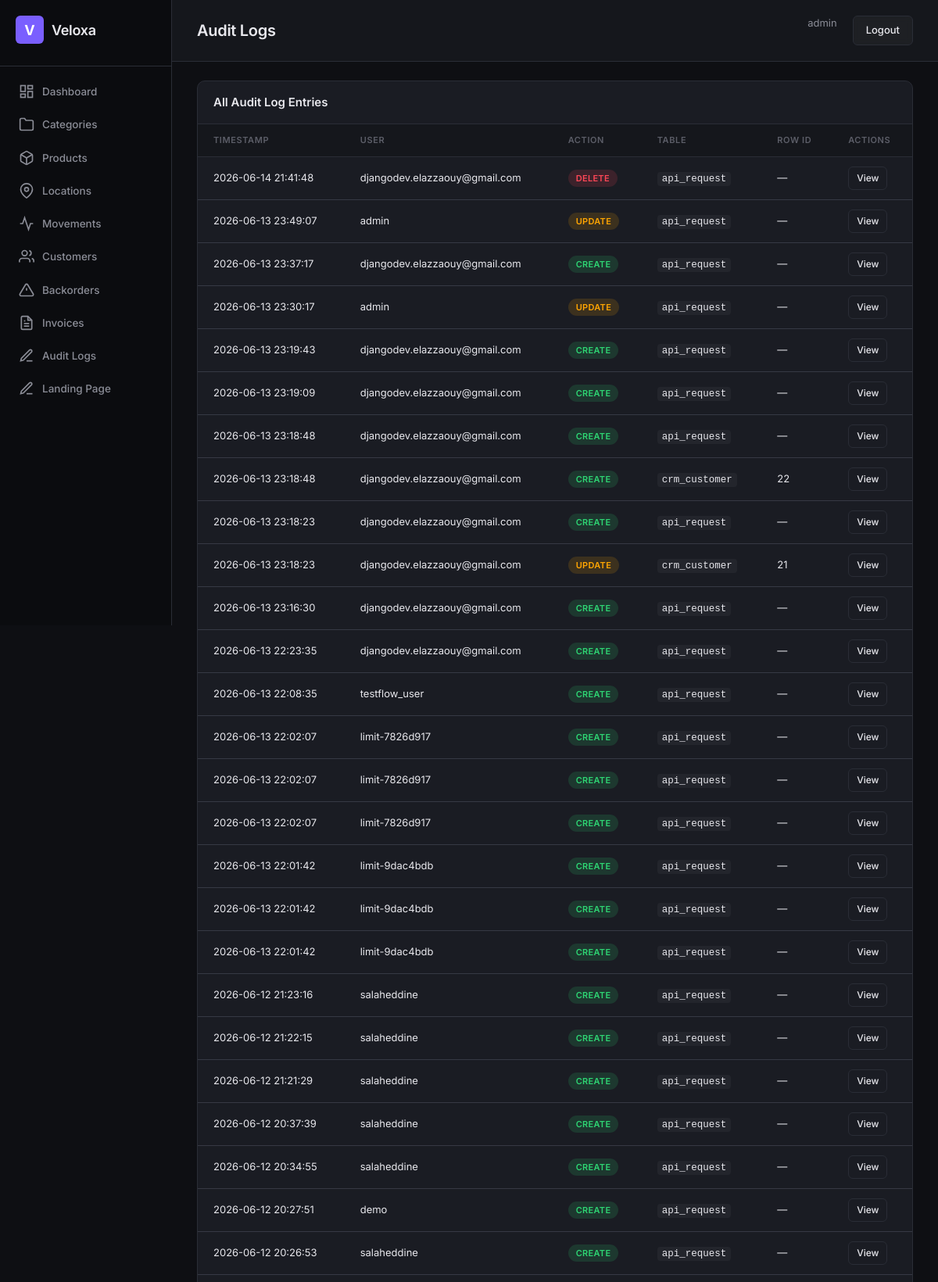
Page /audit-logs/ (signed in, upper part) on the committed database.
### apps/accounts/models.py (models this page shows, shortened)
class User(AbstractUser):
    objects = TenantAwareUserManager()
    ROLE_CHOICES = [
        ("super_admin", "Super Admin"),
        ("warehouse_manager", "Warehouse Manager"),
        ("auditor", "Auditor"),
        ("viewer", "Read-Only Viewer"),
    ]
    role = models.CharField(max_length=32, choices=ROLE_CHOICES, default="viewer")
    phone = models.CharField(max_length=20, blank=True)
    tenant = models.ForeignKey(
        "tenants.Tenant", on_delete=models.CASCADE,
        null=True, blank=True, related_name="users",
    )
    class Meta:
        db_table = "accounts_user"
        verbose_name = "User"
        verbose_name_plural = "Users"

### apps/audit/models.py (models this page shows, shortened)
class AuditLog(models.Model):
    class Action(models.TextChoices):
        CREATE = "create"
        UPDATE = "update"
        DELETE = "delete"
        READ_PII = "read_pii"
    timestamp = models.DateTimeField(auto_now_add=True, db_index=True)
    user = models.ForeignKey(get_user_model(), on_delete=models.SET_NULL, null=True)
    action = models.CharField(max_length=16, choices=Action.choices)
    table_name = models.CharField(max_length=64)
    row_id = models.IntegerField(null=True)
    changes = models.JSONField(null=True, blank=True)
    ip_address = models.GenericIPAddressField(null=True, blank=True)
    user_agent = models.CharField(max_length=255, blank=True)
    tenant = models.ForeignKey(
        "tenants.Tenant", on_delete=models.CASCADE,
        null=True, blank=True, related_name="%(class)s_set",
    )
    objects = TenantAwareManager()
    class Meta:
        db_table = "audit_auditlog"
        ordering = ["-timestamp"]
        permissions = [
            ("run_reconciliation", "Can run reconciliation"),
        ]

### config/views.py (the view)
# urls.py: path("audit-logs/", views.audit_log_list, name="audit-log-list"),
@login_required
def audit_log_list(request):
    return render(request, "audit_logs.html", {"audit_logs": AuditLog.objects.select_related("user").all()[:100]})

### apps/accounts/models.py (called while the page is built)
    def get_queryset(self):
        from apps.tenants.utils import get_current_tenant_id
        qs = super().get_queryset()
        tenant_id = get_current_tenant_id()
        if tenant_id is not None:
            return qs.filter(tenant_id=tenant_id)
        return qs

### apps/tenants/managers.py (called while the page is built)
    def get_queryset(self):
        qs = super().get_queryset()
        tenant_id = get_current_tenant_id()
        if tenant_id is not None:
            return qs.filter(tenant_id=tenant_id)
        return qs

### apps/tenants/utils.py (called while the page is built)
def set_current_tenant(tenant):
    _thread_local.tenant = tenant

def get_current_tenant():
    return getattr(_thread_local, "tenant", None)

def get_current_tenant_id():
    tenant = get_current_tenant()
    return tenant.id if tenant else None

### templates/audit_logs.html
{% extends 'base.html' %}{% block title %}Audit Logs — Veloxa Warehouse{% endblock %}{% block page_title %}Audit Logs{% endblock %}{% block active %}audit{% endblock %}
{% block content %}
<div class="card"><div class="card-header"><h2>All Audit Log Entries</h2></div><div class="card-body">
<table class="table"><thead><tr><th>Timestamp</th><th>User</th><th>Action</th><th>Table</th><th>Row ID</th><th class="actions-cell">Actions</th></tr></thead>
<tbody>{% for log in audit_logs %}<tr><td>{{ log.timestamp|date:"Y-m-d H:i:s" }}</td><td>{{ log.user.username|default:"—" }}</td><td>{% if log.action == 'create' %}<span class="badge badge-success">CREATE</span>{% elif log.action == 'update' %}<span class="badge badge-warning">UPDATE</span>{% elif log.action == 'delete' %}<span class="badge badge-danger">DELETE</span>{% else %}<span class="badge badge-info">READ_PII</span>{% endif %}</td><td><code>{{ log.table_name }}</code></td><td>{{ log.row_id|default:"—" }}</td><td class="actions-cell"><a href="{% url 'audit-log-detail' pk=log.pk %}" class="btn btn-sm">View</a></td></tr>{% empty %}<tr><td colspan="6" class="empty">No audit logs.</td></tr>{% endfor %}</tbody></table></div></div>
{% endblock %}

### templates/base.html (shortened to what this page needs)
{% load static %}
<!DOCTYPE html>
<html lang="en">
<head>
  <link rel="stylesheet" href="{% static 'css/style.css' %}">
</head>
<body>
  <div class="layout">
    <aside class="sidebar">
      <div class="sidebar-brand">
        <div class="brand-icon">V</div>
        <span class="brand-text">Veloxa</span>
      </div>
      <nav class="sidebar-nav">
        <a href="{% url 'dashboard' %}" class="nav-item {% if active == 'dashboard' %}active{% endif %}">
          <svg width="20" height="20" viewBox="0 0 24 24" fill="none" stroke="currentColor" stroke-width="2"><rect x="3" y="3" width="7" height="9"/><rect x="14" y="3" width="7" height="5"/><rect x="14" y="12" width="7" height="9"/><rect x="3" y="16" width="7" height="5"/></svg>
          Dashboard
        </a>
        <a href="{% url 'category-list' %}" class="nav-item {% if active == 'categories' %}active{% endif %}">
          <svg width="20" height="20" viewBox="0 0 24 24" fill="none" stroke="currentColor" stroke-width="2"><path d="M22 19a2 2 0 0 1-2 2H4a2 2 0 0 1-2-2V5a2 2 0 0 1 2-2h5l2 3h9a2 2 0 0 1 2 2z"/></svg>
          Categories
        </a>
        <a href="{% url 'product-list' %}" class="nav-item {% if active == 'products' %}active{% endif %}">
          Products
        </a>
        <a href="{% url 'location-list' %}" class="nav-item {% if active == 'locations' %}active{% endif %}">
          <svg width="20" height="20" viewBox="0 0 24 24" fill="none" stroke="currentColor" stroke-width="2"><path d="M21 10c0 7-9 13-9 13s-9-6-9-13a9 9 0 0 1 18 0z"/><circle cx="12" cy="10" r="3"/></svg>
          Locations
        </a>
        <a href="{% url 'movement-list' %}" class="nav-item {% if active == 'movements' %}active{% endif %}">
          <svg width="20" height="20" viewBox="0 0 24 24" fill="none" stroke="currentColor" stroke-width="2"><polyline points="22 12 18 12 15 21 9 3 6 12 2 12"/></svg>
          Movements
        </a>
        <a href="{% url 'customer-list' %}" class="nav-item {% if active == 'customers' %}active{% endif %}">
          <svg width="20" height="20" viewBox="0 0 24 24" fill="none" stroke="currentColor" stroke-width="2"><path d="M17 21v-2a4 4 0 0 0-4-4H5a4 4 0 0 0-4 4v2"/><circle cx="9" cy="7" r="4"/><path d="M23 21v-2a4 4 0 0 0-3-3.87"/><path d="M16 3.13a4 4 0 0 1 0 7.75"/></svg>
          Customers
        </a>
        <a href="{% url 'backorder-list' %}" class="nav-item {% if active == 'backorders' %}active{% endif %}">
          <svg width="20" height="20" viewBox="0 0 24 24" fill="none" stroke="currentColor" stroke-width="2"><path d="M10.29 3.86L1.82 18a2 2 0 0 0 1.71 3h16.94a2 2 0 0 0 1.71-3L13.71 3.86a2 2 0 0 0-3.42 0z"/><line x1="12" y1="9" x2="12" y2="13"/><line x1="12" y1="17" x2="12.01" y2="17"/></svg>
          Backorders
        </a>
        <a href="{% url 'invoice-list' %}" class="nav-item {% if active == 'invoices' %}active{% endif %}">
          <svg width="20" height="20" viewBox="0 0 24 24" fill="none" stroke="currentColor" stroke-width="2"><path d="M14 2H6a2 2 0 0 0-2 2v16a2 2 0 0 0 2 2h12a2 2 0 0 0 2-2V8z"/><polyline points="14 2 14 8 20 8"/><line x1="16" y1="13" x2="8" y2="13"/><line x1="16" y1="17" x2="8" y2="17"/><polyline points="10 9 9 9 8 9"/></svg>
          Invoices
        </a>
        <a href="{% url 'audit-log-list' %}" class="nav-item {% if active == 'audit' %}active{% endif %}">
          <svg width="20" height="20" viewBox="0 0 24 24" fill="none" stroke="currentColor" stroke-width="2"><path d="M12 20h9"/><path d="M16.5 3.5a2.121 2.121 0 0 1 3 3L7 19l-4 1 1-4L16.5 3.5z"/></svg>
          Audit Logs
        </a>
        <a href="{% url 'landing-manage' %}" class="nav-item {% if active == 'landing' %}active{% endif %}">
          <svg width="20" height="20" viewBox="0 0 24 24" fill="none" stroke="currentColor" stroke-width="2"><path d="M12 20h9"/><path d="M16.5 3.5a2.121 2.121 0 0 1 3 3L7 19l-4 1 1-4L16.5 3.5z"/></svg>
          Landing Page
        </a>
      </nav>
    </aside>
    <main class="main">
      <header class="topbar">
        <h1 class="page-title">{% block page_title %}Dashboard{% endblock %}</h1>
        <div class="topbar-right">
          <a href="{% url 'profile' %}" style="color:var(--text-secondary);font-size:13px;margin-right:12px;text-decoration:none">{{ request.user.username }}</a>
          <a href="{% url 'logout' %}" class="btn btn-glass">Logout</a>
        </div>
      </header>
      <div class="content">
        {% block content %}{% endblock %}
      </div>
    </main>
  </div>
</body>
</html>

### static/css/style.css (style rules this page uses)
:root { --bg-primary: #0e0f13; --bg-secondary: #15171c; --bg-card: #1a1c23; --bg-card-hover: #1f2129; --bg-sidebar: #0b0c0f; --border: #2a2d36; --border-light: #363944; --text-primary: #e8e8ed; --text-secondary: #8b8d97; --text-muted: #5c5e68; --accent: #7a5fff; --accent-hover: #6b50e8; --accent-glow: rgba(122, 95, 255, 0.15); --success: #2ed573; --warning: #ffa502; --danger: #ff4757; --info: #3b82f6; --radius: 10px; --radius-sm: 6px; --shadow: 0 2px 8px rgba(0,0,0,.3); }
* { margin: 0; padding: 0; box-sizing: border-box; }
body { font-family: "Inter", -apple-system, BlinkMacSystemFont, sans-serif; background: var(--bg-primary); color: var(--text-primary); font-size: 14px; line-height: 1.5; }
.layout { display: flex; min-height: 100vh; }
.sidebar { width: 220px; background: var(--bg-sidebar); border-right: 1px solid var(--border); padding: 0; display: flex; flex-direction: column; position: fixed; top: 0; left: 0; height: 100vh; z-index: 100; backdrop-filter: blur(12px); }
.sidebar-brand { display: flex; align-items: center; gap: 10px; padding: 20px 20px 28px; border-bottom: 1px solid var(--border); }
.brand-icon { width: 36px; height: 36px; background: var(--accent); border-radius: var(--radius-sm); display: flex; align-items: center; justify-content: center; font-weight: 700; font-size: 18px; color: #fff; }
.brand-text { font-size: 18px; font-weight: 600; letter-spacing: -.3px; }
.sidebar-nav { padding: 12px 10px; display: flex; flex-direction: column; gap: 2px; }
.nav-item { display: flex; align-items: center; gap: 10px; padding: 10px 14px; color: var(--text-secondary); text-decoration: none; border-radius: var(--radius-sm); font-size: 13.5px; font-weight: 500; transition: all .15s; }
.main { margin-left: 220px; flex: 1; padding: 0; }
.topbar { display: flex; align-items: center; justify-content: space-between; padding: 20px 32px; border-bottom: 1px solid var(--border); background: var(--bg-secondary); position: sticky; top: 0; z-index: 50; backdrop-filter: blur(8px); }
.page-title { font-size: 20px; font-weight: 600; letter-spacing: -.3px; }
.topbar-right { display: flex; gap: 8px; }
.content { padding: 24px 32px; }
.card { background: var(--bg-card); border: 1px solid var(--border); border-radius: var(--radius); overflow: hidden; }
.card-header { padding: 16px 20px; border-bottom: 1px solid var(--border); }
.card-header h2 { font-size: 15px; font-weight: 600; }
.card-body { padding: 0; }
.table { width: 100%; border-collapse: collapse; }
.table th { text-align: left; padding: 12px 20px; font-size: 11px; font-weight: 600; text-transform: uppercase; letter-spacing: .6px; color: var(--text-muted); border-bottom: 1px solid var(--border); background: var(--bg-secondary); }
.table td { padding: 12px 20px; border-bottom: 1px solid var(--border-light); font-size: 13px; }
.badge { display: inline-block; padding: 3px 10px; border-radius: 20px; font-size: 11px; font-weight: 600; letter-spacing: .3px; text-transform: uppercase; }
.badge-success { background: rgba(46, 213, 115, .15); color: var(--success); }
.badge-danger { background: rgba(255, 71, 87, .15); color: var(--danger); }
.badge-warning { background: rgba(255, 165, 2, .15); color: var(--warning); }
.btn { display: inline-flex; align-items: center; gap: 6px; padding: 8px 16px; border: 1px solid var(--border); border-radius: var(--radius-sm); background: var(--bg-card); color: var(--text-primary); font-size: 13px; font-weight: 500; cursor: pointer; transition: all .15s; text-decoration: none; }
.btn-glass { background: rgba(255,255,255,.04); backdrop-filter: blur(4px); }
code { font-family: "JetBrains Mono", "Fira Code", monospace; font-size: 12.5px; background: rgba(255,255,255,.04); padding: 2px 6px; border-radius: 4px; }
.btn-sm { padding: 5px 10px; font-size: 12px; }
.actions-cell { display: flex; gap: 4px; }

### rows in the picture
User: user.username "admin"
AuditLog: timestamp "2026-06-14 21:41:48", user.username "djangodev.elazzaouy@gmail.com", action "DELETE", table_name "api_request", row_id "—"
AuditLog: timestamp "2026-06-13 23:49:07", user.username "admin", action "UPDATE", table_name "api_request", row_id "—"
AuditLog: timestamp "2026-06-13 23:37:17", user.username "djangodev.elazzaouy@gmail.com", action "CREATE", table_name "api_request", row_id "—"
AuditLog: timestamp "2026-06-13 23:30:17", user.username "admin", action "UPDATE", table_name "api_request", row_id "—"
AuditLog: timestamp "2026-06-13 23:19:43", user.username "djangodev.elazzaouy@gmail.com", action "CREATE", table_name "api_request", row_id "—"
AuditLog: timestamp "2026-06-13 23:19:09", user.username "djangodev.elazzaouy@gmail.com", action "CREATE", table_name "api_request", row_id "—"
AuditLog: timestamp "2026-06-13 23:18:48", user.username "djangodev.elazzaouy@gmail.com", action "CREATE", table_name "api_request", row_id "—"
AuditLog: timestamp "2026-06-13 23:18:48", user.username "djangodev.elazzaouy@gmail.com", action "CREATE", table_name "crm_customer", row_id "22"
AuditLog: timestamp "2026-06-13 23:18:23", user.username "djangodev.elazzaouy@gmail.com", action "CREATE", table_name "api_request", row_id "—"
AuditLog: timestamp "2026-06-13 23:18:23", user.username "djangodev.elazzaouy@gmail.com", action "UPDATE", table_name "crm_customer", row_id "21"
AuditLog: timestamp "2026-06-13 23:16:30", user.username "djangodev.elazzaouy@gmail.com", action "CREATE", table_name "api_request", row_id "—"
AuditLog: timestamp "2026-06-13 22:23:35", user.username "djangodev.elazzaouy@gmail.com", action "CREATE", table_name "api_request", row_id "—"
AuditLog: timestamp "2026-06-13 22:08:35", user.username "testflow_user", action "CREATE", table_name "api_request", row_id "—"
AuditLog: timestamp "2026-06-13 22:02:07", user.username "limit-7826d917", action "CREATE", table_name "api_request", row_id "—"
AuditLog: timestamp "2026-06-13 22:02:07", user.username "limit-7826d917", action "CREATE", table_name "api_request", row_id "—"
AuditLog: timestamp "2026-06-13 22:02:07", user.username "limit-7826d917", action "CREATE", table_name "api_request", row_id "—"
AuditLog: timestamp "2026-06-13 22:01:42", user.username "limit-9dac4bdb", action "CREATE", table_name "api_request", row_id "—"
AuditLog: timestamp "2026-06-13 22:01:42", user.username "limit-9dac4bdb", action "CREATE", table_name "api_request", row_id "—"
AuditLog: timestamp "2026-06-13 22:01:42", user.username "limit-9dac4bdb", action "CREATE", table_name "api_request", row_id "—"
AuditLog: timestamp "2026-06-12 21:23:16", user.username "salaheddine", action "CREATE", table_name "api_request", row_id "—"
AuditLog: timestamp "2026-06-12 21:22:15", user.username "salaheddine", action "CREATE", table_name "api_request", row_id "—"
AuditLog: timestamp "2026-06-12 21:21:29", user.username "salaheddine", action "CREATE", table_name "api_request", row_id "—"
AuditLog: timestamp "2026-06-12 20:37:39", user.username "salaheddine", action "CREATE", table_name "api_request", row_id "—"
AuditLog: timestamp "2026-06-12 20:34:55", user.username "salaheddine", action "CREATE", table_name "api_request", row_id "—"
AuditLog: timestamp "2026-06-12 20:27:51", user.username "demo", action "CREATE", table_name "api_request", row_id "—"
AuditLog: timestamp "2026-06-12 20:26:53", user.username "salaheddine", action "CREATE", table_name "api_request", row_id "—"
